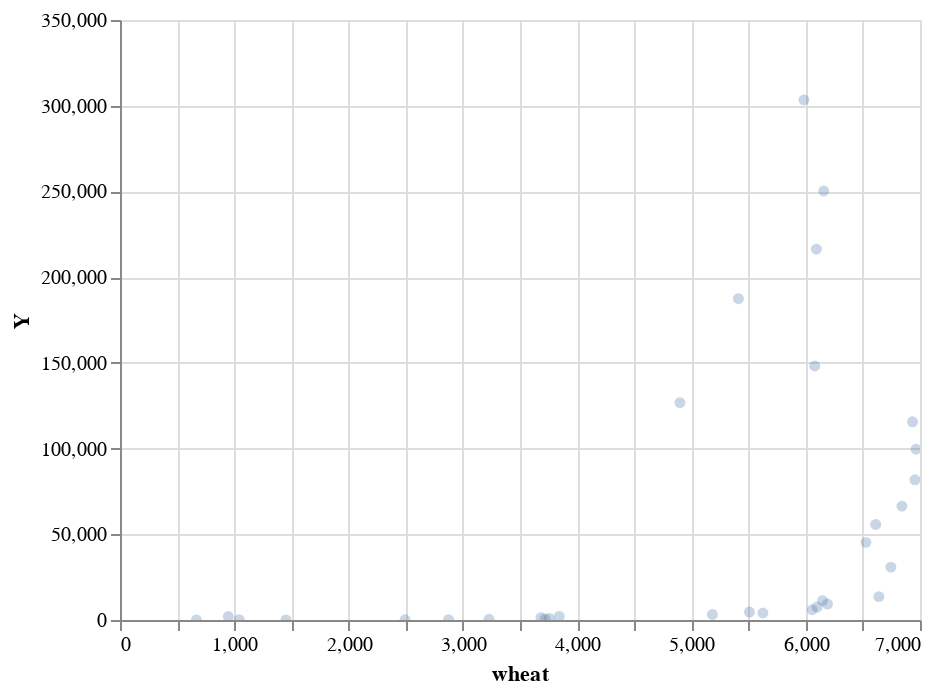

Notebook source saved alongside this figure:
### Code cell
import altair as alt


alt.Chart(dataFr).mark_circle().encode(
   x ='wheat', 
   y = 'Y',
   opacity=alt.value(0.3),
   #color=alt.value('red')
    
).interactive()
